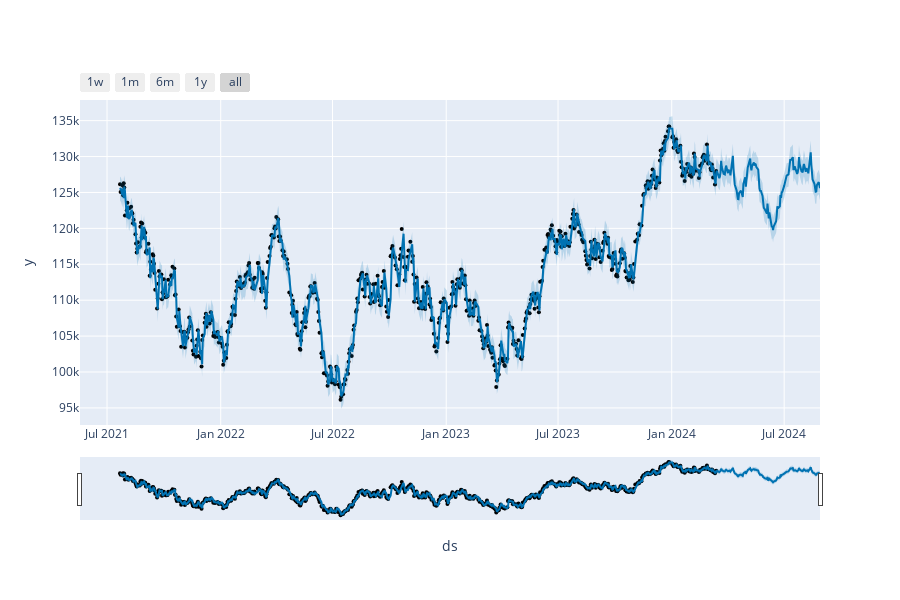

The notebook cell this image was saved under:
### Code cell
prophet_plot(model_prophet, predict_prophet)

### Figure 1 — Plotly figure (JSON) as saved in the notebook; plotly's stock layout.template omitted (floating-point values rounded to 4 significant figures; data arrays with more than 128 entries replaced by an {"elided": "..."} marker saying what was removed)
{"data": [{"marker": {"color": "black", "size": 4}, "mode": "markers", "name": "Actual", "type": "scatter", "x": {"elided": "659 str values"}, "y": {"elided": "659 int values"}}, {"hoverinfo": "skip", "line": {"width": 0}, "mode": "lines", "type": "scatter", "x": {"elided": "779 str values"}, "y": {"elided": "779 float values"}}, {"fill": "tonexty", "fillcolor": "rgba(0, 114, 178, 0.2)", "line": {"color": "#0072B2", "width": 2}, "mode": "lines", "name": "Predicted", "type": "scatter", "x": {"elided": "779 str values"}, "y": {"elided": "779 float values"}}, {"fill": "tonexty", "fillcolor": "rgba(0, 114, 178, 0.2)", "hoverinfo": "skip", "line": {"width": 0}, "mode": "lines", "type": "scatter", "x": {"elided": "779 str values"}, "y": {"elided": "779 float values"}}], "layout": {"height": 600, "showlegend": false, "width": 900, "xaxis": {"autorange": true, "range": ["2021-05-18 06:10:17.1429", "2024-08-28"], "rangeselector": {"buttons": [{"count": 7, "label": "1w", "step": "day", "stepmode": "backward"}, {"count": 1, "label": "1m", "step": "month", "stepmode": "backward"}, {"count": 6, "label": "6m", "step": "month", "stepmode": "backward"}, {"count": 1, "label": "1y", "step": "year", "stepmode": "backward"}, {"step": "all"}]}, "rangeslider": {"autorange": true, "range": ["2021-05-18 06:10:17.1429", "2024-08-28"], "visible": true, "yaxis": {"_template": null, "rangemode": "match"}}, "title": {"text": "ds"}, "type": "date"}, "yaxis": {"autorange": true, "range": [92620.0, 137900.0], "title": {"text": "y"}, "type": "linear"}}}
